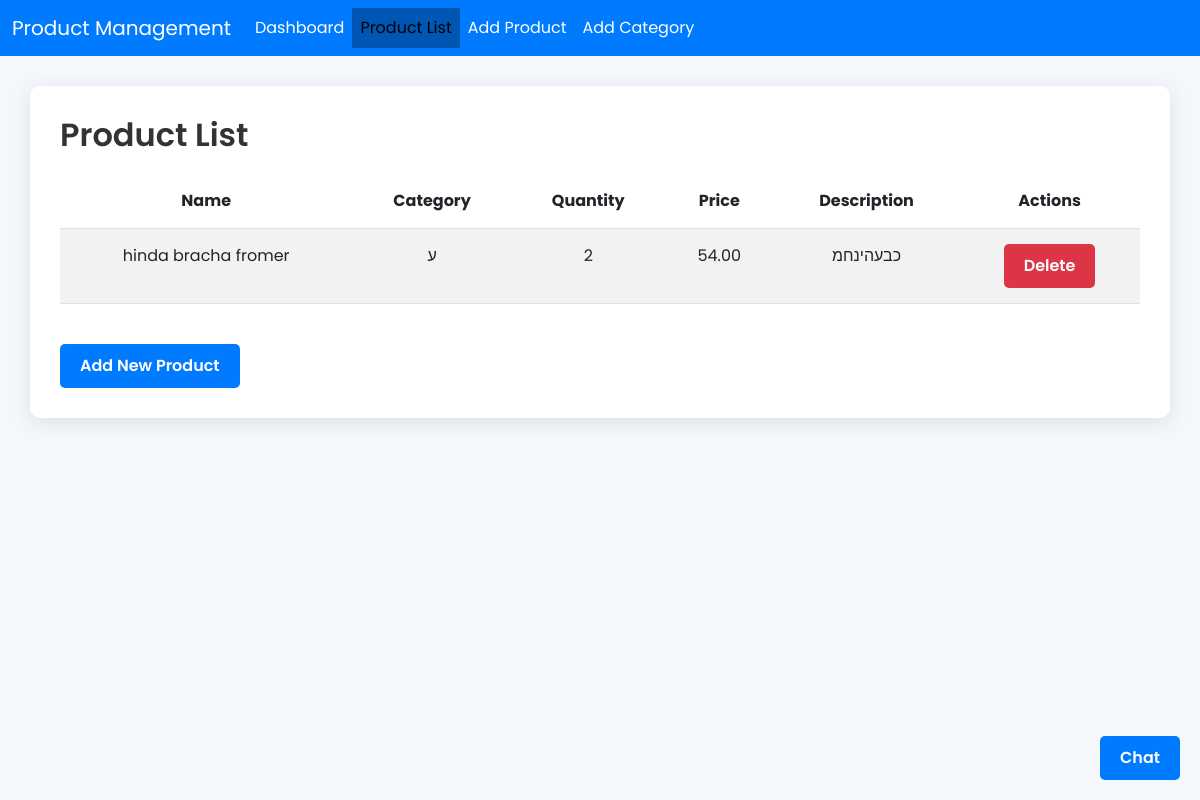
Before: / with the older database file.
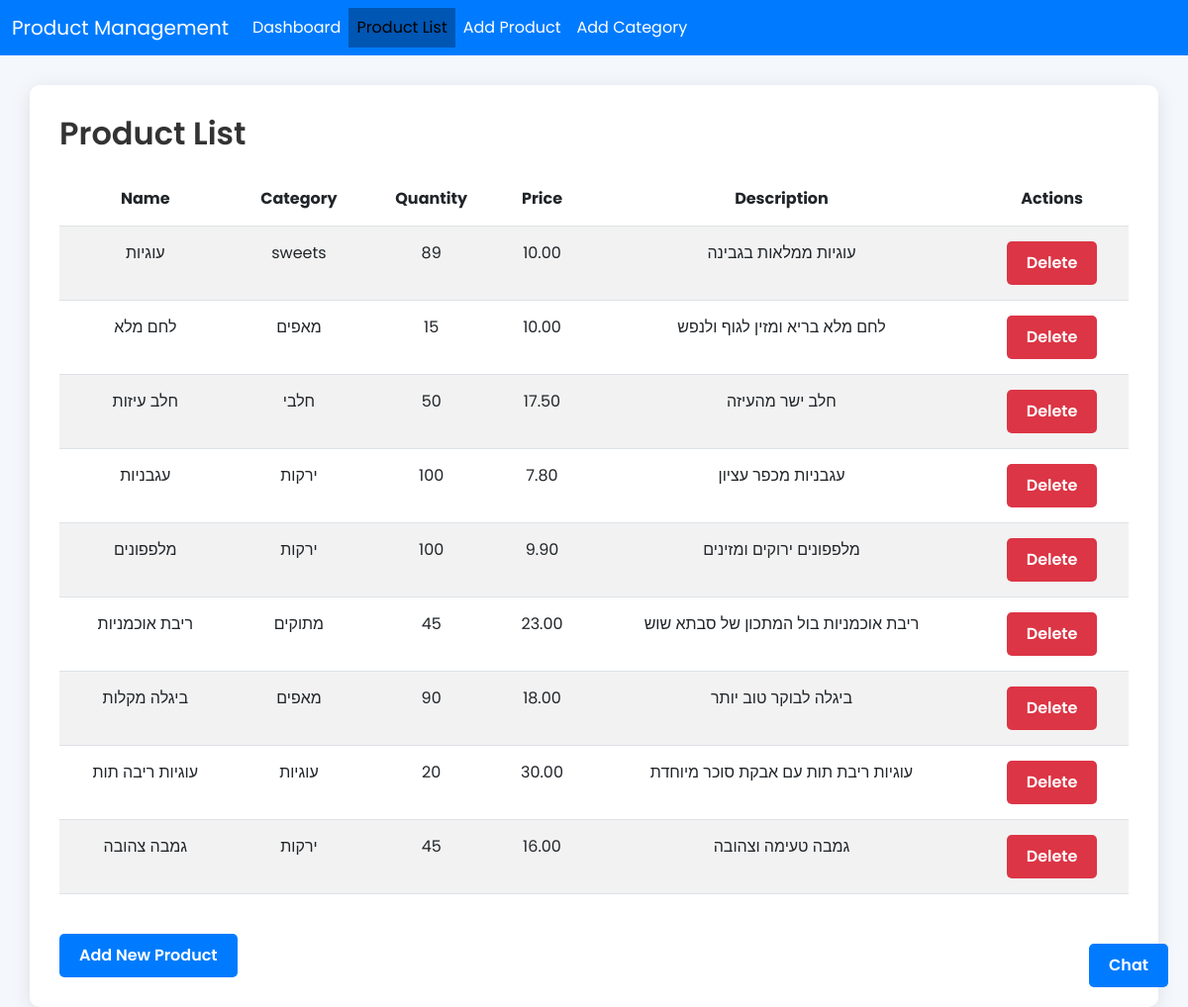
After: the same page with the newer database file.
### inventory/models.py (models this page shows, shortened)
class Product(models.Model):
    name = models.CharField(max_length=255)
    category = models.ForeignKey(Category, on_delete=models.CASCADE)
    quantity = models.IntegerField()
    price = models.DecimalField(max_digits=10, decimal_places=2)
    description = models.TextField(blank=True, null=True)
    def __str__(self):
        return self.name

class Category(models.Model):
    name = models.CharField(max_length=255)

### inventory/views.py (the view)
# urls.py: path('', views.index, name='index'),
def index(request):
    products = Product.objects.all()
    print(products)
    return render(request, 'inventory/index.html', {'products': products})

### inventory/templates/inventory/index.html (shortened to what this page needs)
<!DOCTYPE html>
<html lang="en">
<head>
    <link rel="stylesheet" href="https://cdn.jsdelivr.net/npm/bootstrap@5.3.0/dist/css/bootstrap.min.css">
</head>
<body>
    <nav class="navbar navbar-expand-lg navbar-light">
        <div class="container-fluid">
            <a class="navbar-brand" href="#">Product Management</a>
            <div class="collapse navbar-collapse" id="navbarNav">
                <ul class="navbar-nav">
                    <li class="nav-item">
                        <a class="nav-link" href="{% url 'dashboard' %}">Dashboard</a>
                    </li>
                    <li class="nav-item">
                        <a class="nav-link active" href="{% url 'index' %}">Product List</a>
                    </li>
                    <li class="nav-item">
                        <a class="nav-link" href="{% url 'add_product' %}">Add Product</a>
                    </li>
                    <li class="nav-item">
                        <a class="nav-link" href="{% url 'add_category' %}">Add Category</a>
                    </li>
                </ul>
            </div>
        </div>
    </nav>
    <div class="container">
        <h1>Product List</h1>
        <table class="table table-striped">
            <thead>
                <tr>
                    <th>Name</th>
                    <th>Category</th>
                    <th>Quantity</th>
                    <th>Price</th>
                    <th>Description</th>
                    <th>Actions</th>
                </tr>
            </thead>
            <tbody>
                {% for product in products %}
                    <tr>
                        <td>{{ product.name }}</td>
                        <td>{{ product.category.name }}</td>
                        <td>{{ product.quantity }}</td>
                        <td>{{ product.price }}</td>
                        <td>{{ product.description }}</td>
                        <td>
                            <a href="{% url 'delete_product' product.id %}" class="btn btn-danger" onclick="return confirm('Are you sure you want to delete this product?')">Delete</a>
                        </td>
                    </tr>
                {% endfor %}
            </tbody>
        </table>
        <a href="{% url 'add_product' %}" class="btn btn-primary mt-4">Add New Product</a>
        <button id="chatButton" class="btn btn-primary" style="position: fixed; bottom: 20px; right: 20px;">
            Chat
        </button>
    </div>
</body>
</html>

Changed rows visible on the page:
removed Product: name "hinda bracha fromer", category.name "ע", quantity "2", price "54.00", description "כבעהינחמ"
added Product: name "עוגיות", category.name "sweets", quantity "89", price "10.00", description "עוגיות ממלאות בגבינה"
added Product: name "לחם מלא", category.name "מאפים", quantity "15", price "10.00", description "לחם מלא בריא ומזין לגוף ולנפש"
added Product: name "חלב עיזות", category.name "חלבי", quantity "50", price "17.50", description "חלב ישר מהעיזה"
added Product: name "עגבניות", category.name "ירקות", quantity "100", price "7.80", description "עגבניות מכפר עציון"
added Product: name "מלפפונים", category.name "ירקות", quantity "100", price "9.90", description "מלפפונים ירוקים ומזינים"
added Product: name "ריבת אוכמניות", category.name "מתוקים", quantity "45", price "23.00", description "ריבת אוכמניות בול המתכון של סבתא שוש"
added Product: name "ביגלה מקלות", category.name "מאפים", quantity "90", price "18.00", description "ביגלה לבוקר טוב יותר"
added Product: name "עוגיות ריבה תות", category.name "עוגיות", quantity "20", price "30.00", description "עוגיות ריבת תות עם אבקת סוכר מיוחדת"
added Product: name "גמבה צהובה", category.name "ירקות", quantity "45", price "16.00", description "גמבה טעימה וצהובה"
